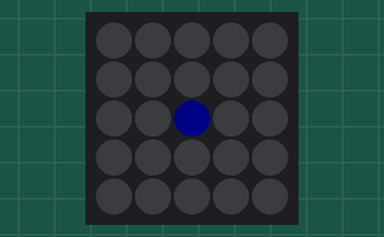
This sketch was run on a simulated ESP32. Parts: 5×5 RGB LED matrix (first LED top left, wired row by row). Dim RGB values are drawn brighter than linear.

Above: at 0.1 s.
At 0.75 s:
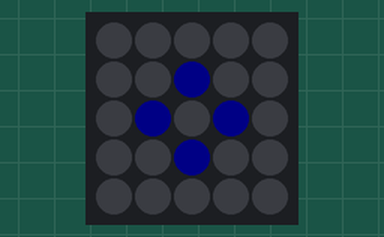
At 1.25 s:
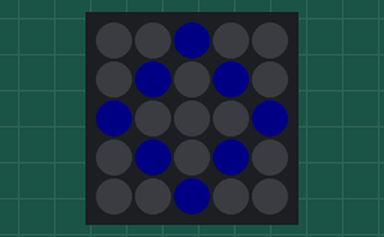
At 1.76 s:
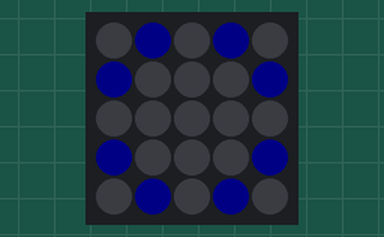
At 2.25 s:
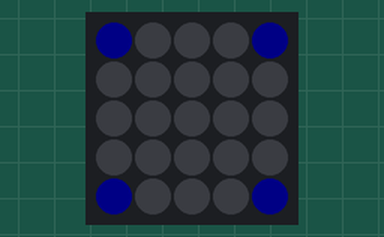

The sketch:

Spiral.ino
```cpp
# include "M5Atom.h"
# include "millisDelay.h"

uint32_t black = 0x0000;
uint32_t color = 0x0000ff; // blue color to test
uint32_t ligthblue = 0xAEEEEE; // pale turquoise color
millisDelay Delay;
int interval = 500;

int i = 0; // counter


void setup() {
    M5.begin(true,false, true);
    M5.dis.setBrightness(20);
    Delay.start(interval);
}

void CheckDelay(){ // functions that checks if delay ended and sets screen to black
  if(Delay.justFinished())
  {
    Delay.repeat();
    M5.dis.fillpix(black);
    i++; // increments counter
  }
}
void loop() {
    switch (i){
      case 0:
          M5.dis.drawpix(12,color); // sets the center pixel to the color we choose
          CheckDelay(); // calls function to check the delay
          break;
      case 1:
          M5.dis.drawpix(7,color);
          M5.dis.drawpix(11,color);
          M5.dis.drawpix(13,color);
          M5.dis.drawpix(17,color);
          CheckDelay();
          break;
      case 2:
          M5.dis.drawpix(2,color);
          M5.dis.drawpix(6,color);
          M5.dis.drawpix(8,color);
          M5.dis.drawpix(10,color);
          M5.dis.drawpix(14,color);
          M5.dis.drawpix(16,color);
          M5.dis.drawpix(18,color);
          M5.dis.drawpix(22,color);
          CheckDelay();
          break;
      case 3:
          M5.dis.drawpix(1,color);
          M5.dis.drawpix(5,color);
          M5.dis.drawpix(3,color);
          M5.dis.drawpix(9,color);
          M5.dis.drawpix(15,color);
          M5.dis.drawpix(21,color);
          M5.dis.drawpix(23,color);
          M5.dis.drawpix(19,color);
          CheckDelay();
          break;
      case 4:
          M5.dis.drawpix(0,color);
          M5.dis.drawpix(4,color);
          M5.dis.drawpix(20,color);
          M5.dis.drawpix(24,color);
          CheckDelay();
          break;
      default:
          break;
    }

    if(i == 5)
      i = 0; // resets counter
}
```

Measured:
- by itself, everything shown: repeats every 2.5 s, in 10 steps
- what the display in image 1 shows lasts 0.5 s, from 0.5 s to 1.0 s
